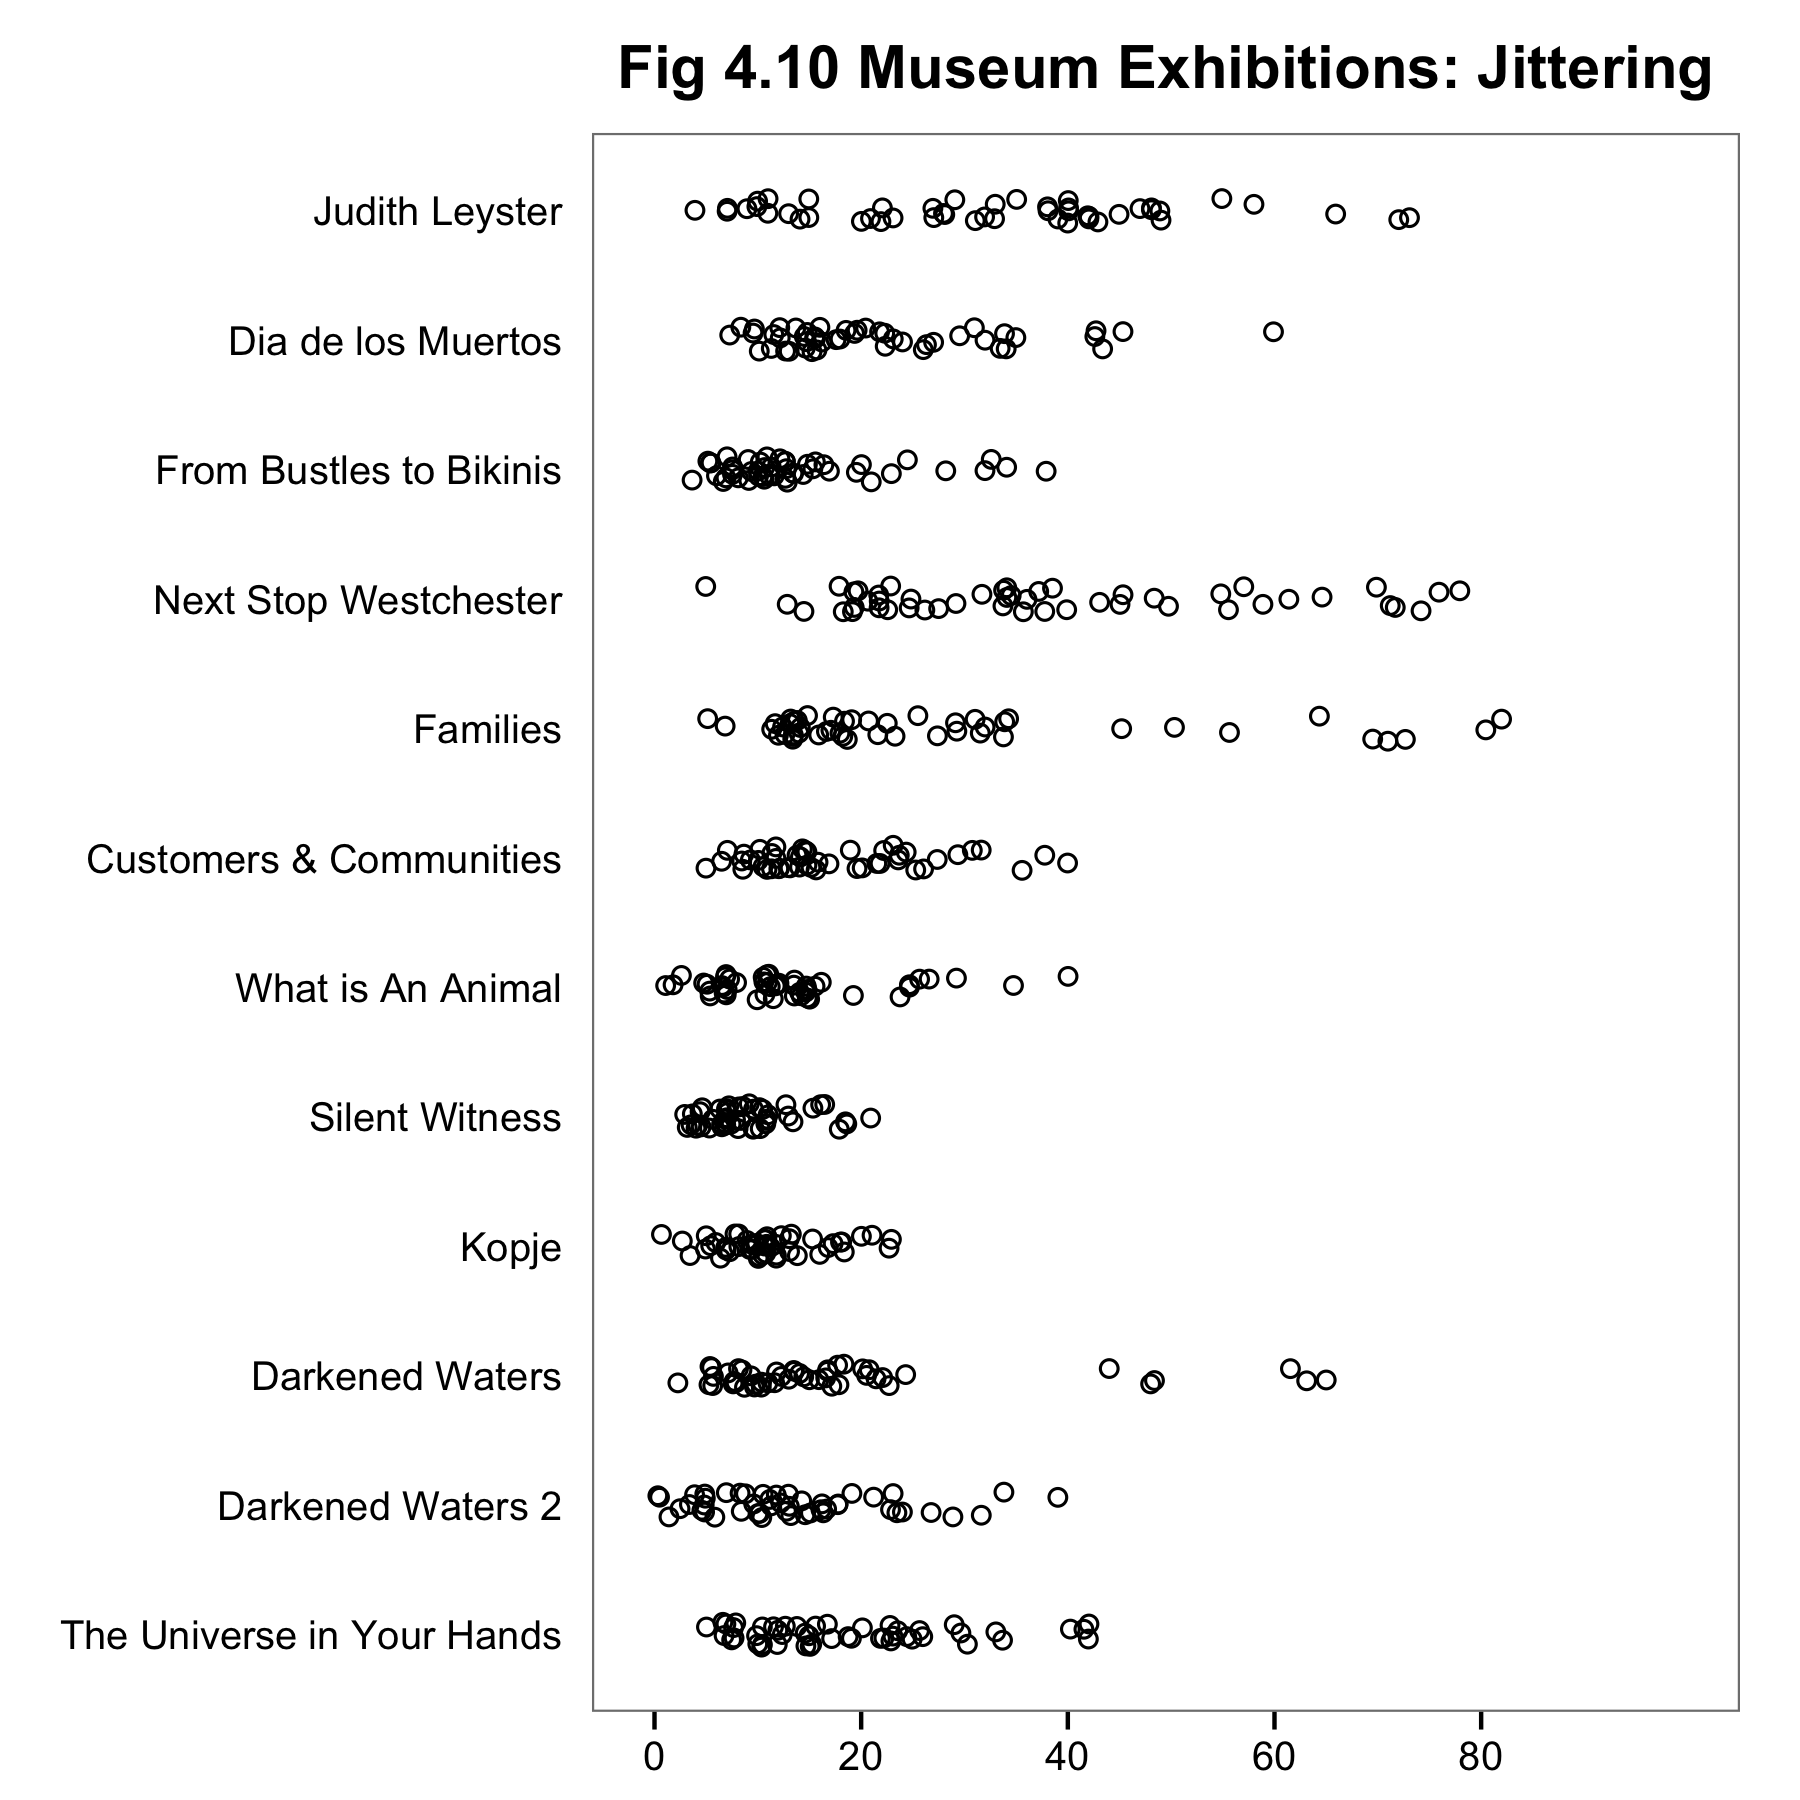

R code for this plot:
library(ggplot2)
library(reshape2)

this_base <- "fig04-10_museum-exhibitions-jittering"

# code to simulate data
# library(plyr)
# upper <- list("Dia de los Muertos" = 60, "From Bustles to Bikinis" = 38,
#               "Next Stop Westchester" = 78, "Families" = 82,
#               "Customers & Communities" = 40, "What is An Animal" = 40, 
#               "Silent Witness" = 21, "Kopje" = 23, "Darkened Waters" = 65, 
#               "Darkened Waters 2" = 39, "The Universe in Your Hands" = 42)
# set.seed(0)
# my_data <- llply(upper, function(x) {
#   y <- rlnorm(n = 41, sdlog = 0.5)
#   y <- y / max(y)
#   y <- c(y, runif(8))
#   y * x})
# my_data <- # not sure what's so special about Judith? whatever ...
#   c(list("Judith Leyster" = c(4, 7, 7, 9, 10, 10, 11, 11, 13, 14, 15, 15, 20,
#                               21, 22, 22, 23, 27, 27, 28, 28, 29, 31, 32, 33,
#                               33, 35, 38, 38, 39, 40, 40, 40, 40, 42, 42, 42,
#                               43, 45, 47, 48, 48, 49, 49, 55, 58, 66, 72, 73)),
#     my_data)
# my_data <- data.frame(my_data)
# write.table(my_data, paste0(this_base, ".tsv"), sep = "\t", row.names = FALSE)

my_data <- read.delim(paste0(this_base, ".tsv"))
my_data_long <-
  melt(my_data, id = NULL,
       variable.name = "exhibition", value.name = "visit_length")
levels(my_data_long$exhibition) <-
  gsub("\\.\\.\\.", ".&.", levels(my_data_long$exhibition))
levels(my_data_long$exhibition) <-
  gsub("\\.", " ", levels(my_data_long$exhibition))

set.seed(0)

p <- ggplot(my_data_long, aes(x = visit_length, y = exhibition)) +
  geom_point(shape = 1, position = position_jitter(w = 0.1, h = 0.1)) +
  scale_x_continuous(breaks = seq(0, 80, 20), limits = c(-1, 100)) +
  scale_y_discrete(limits = rev(levels(my_data_long$exhibition))) +
  labs(x = NULL, y = "Times") + 
  ggtitle("Fig 4.10 Museum Exhibitions: Jittering") +
  theme_bw() +
  theme(panel.grid.major = element_blank(),
        panel.grid.minor = element_blank(),
        plot.title = element_text(size = rel(1.2), face = "bold", vjust = 1.5),
        axis.ticks.y = element_blank(),
        axis.title.y = element_blank())

p

ggsave(paste0(this_base, ".png"), p, width = 6, height = 6)

## note: data was simulated and outliers were inspired by the original 

